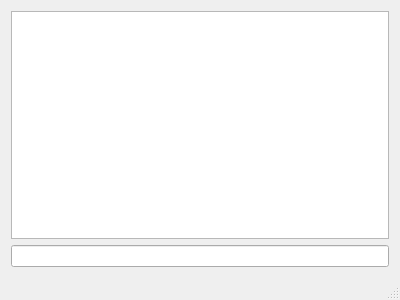
<?xml version="1.0" encoding="UTF-8"?>
<ui version="4.0">
 <class>AMBIANT_LIGHTING</class>
 <widget class="QMainWindow" name="AMBIANT_LIGHTING">
  <property name="geometry">
   <rect>
    <x>0</x>
    <y>0</y>
    <width>400</width>
    <height>300</height>
   </rect>
  </property>
  <property name="windowTitle">
   <string>Ambiant Lighting</string>
  </property>
  <widget class="QWidget" name="centralWidget">
   <layout class="QGridLayout" name="gridLayout">
    <item row="0" column="0">
     <widget class="QGraphicsView" name="graphicsView"/>
    </item>
    <item row="1" column="0">
     <widget class="QLineEdit" name="lineEdit">
      <property name="readOnly">
       <bool>true</bool>
      </property>
     </widget>
    </item>
   </layout>
  </widget>
  <widget class="QMenuBar" name="menuBar">
   <property name="geometry">
    <rect>
     <x>0</x>
     <y>0</y>
     <width>400</width>
     <height>21</height>
    </rect>
   </property>
  </widget>
  <widget class="QStatusBar" name="statusBar"/>
 </widget>
 <layoutdefault spacing="6" margin="11"/>
 <resources/>
 <connections/>
</ui>
